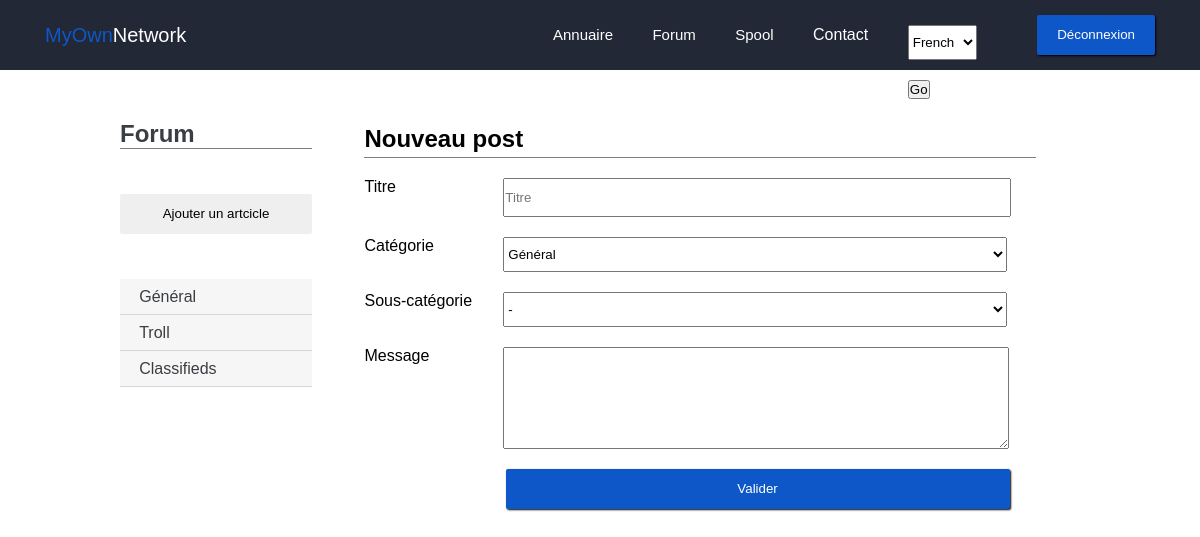
Screenshot of /forum/add (signed in) with the database file from the repository.
### forum/models.py (models this page shows)
class PostCategorie(models.Model):
    name = models.CharField(max_length=100)
    def __unicode__(self):
        return self.name

### forum/views.py (the view, shortened to what this page needs)
def add_post(request):
    if request.user.is_authenticated():
        categories = PostCategorie.objects.all()
        sscategories = PostSsCategorie.objects.all()
        cats = PostCategorie.objects.all()
        sscats = PostSsCategorie.objects.all()
        return render(request, 'forum/new.html', locals())
    return render(request, 'intra/index.html')

### forum/models.py (called while the page is built)
    def __unicode__(self):
        return self.name

### forum/templates/forum/new.html (shortened to what this page needs)
{% extends "base.html" %}
{% load i18n %}
{% load static %}
{% block staticfiles %}
	<link rel="stylesheet" href="{% static 'forum/css/style.css' %}">
{% endblock %}
{% block content %}
	<div class="forum">
		<div class="wrapper">
			<div class="forum_nav grey2">
				<h1>Forum</h1>
				<a href="{% url "forum.views.add_post" %}"><button class="btn">{% trans "Ajouter un artcicle" %}</button></a>
				<ul>
				{% for categorie in categories %}
				<a href="{% url "forum.views.list_posts" categorie.id %}" class="grey0Back"><li>{{ categorie.name }}</li></a>
				{% empty %}
				<p>Pas de catégorie</p>
				{% endfor %}
				</ul>
			</div>
			<div class="post_content">
				<div class="post_content__header">
					<h2>{% trans "Nouveau post" %}</h2>
				</div>
				<div class="newpost_content__body">
					<form method="post" action="{% url 'forum.views.add_post' %}">
						<label for="titre">{% trans "Titre" %}</label>
						<input id="titre" type="text" name="titre" placeholder="Titre">
						<label for="categorie">{% trans "Catégorie" %}</label>
						<select id="categorie" name="categorie">
							{% for cat in cats %}
							<option id="{{ cat }}" value="{{ cat }}">{{ cat }}</option>
							{% endfor %}
						</select>
                        <label>{% trans "Sous-catégorie" %}</label>
						{% for cat in cats %}
						<select id="c-{{ cat|cut:" " }}" class="cat_souscategorie">
                          <option value="null">-</option>
						</select>
						{% endfor %}
						<label for="message">{% trans "Message" %}</label>
						<textarea id="message" name="message"></textarea>
						<button type="submit" class="btn blue0Back white">{% trans "Valider" %}</button>
					</form>
				</div>
			</div>
		</div>
	</div>
{% endblock %}

### static/forum/css/style.css (style rules this page uses)
* { padding: 0; margin: 0; font-family: arial; fill: #ffffff; }
.wrapper { width: 80vw; margin: auto; }
a, a:hover { color: white; text-decoration: none; }
.btn { height: 40px; line-height: 40px; padding-left: 20px; padding-right: 20px; border: none; outline: none; border-radius: 2px; box-shadow: 1px 1px 2px black; }
.white { color: white; }
.grey2 { color: #3a3d42; }
.grey0Back { background-color: #f6f6f6; }
.blue0Back { background-color: #0e57c8; }
.content h1, h2 { margin-bottom: 20px; }
.forum { display: block; margin-top: 50px; }
.forum a { color: #3a3d42; }
.forum_nav { display: inline-block; width: 20%; min-height: 80vh; margin-right: 5%; }
.forum_nav h1:after { content: ' '; display: block; width: 100%; border-bottom: 1px solid grey; margin-bottom: 45px; }
.forum_nav .btn { box-shadow: none; width: 100%; margin-bottom: 45px; }
.forum_nav ul { list-style: none; }
.forum_nav ul a { display: block; width: 90%; line-height: 35px; border-bottom: 1px solid #d6d6d6; padding-left: 10%; }
.post_content { display: inline-block; width: 70%; vertical-align: top; }
.post_content__header h2 { border-bottom: 1px solid grey; line-height: 37px; }
.newpost_content__body label { display: inline-block; width: 20%; }
.newpost_content__body input, select { display: inline-block; width: 75%; height: 35px; vertical-align: top; margin-bottom: 20px; }
.newpost_content__body textarea { display: inline-block; max-width: 75%; min-width: 75%; height: 100px; vertical-align: top; margin-bottom: 20px; }
.newpost_content__body button { margin-left: 21%; width: 75%; }

### rows the page displays
PostCategorie: name "Général", sscategorie "-"
PostCategorie: name "Troll"
PostCategorie: name "Classifieds"

### other values shown
form field language "French"
form field categorie "Général"
